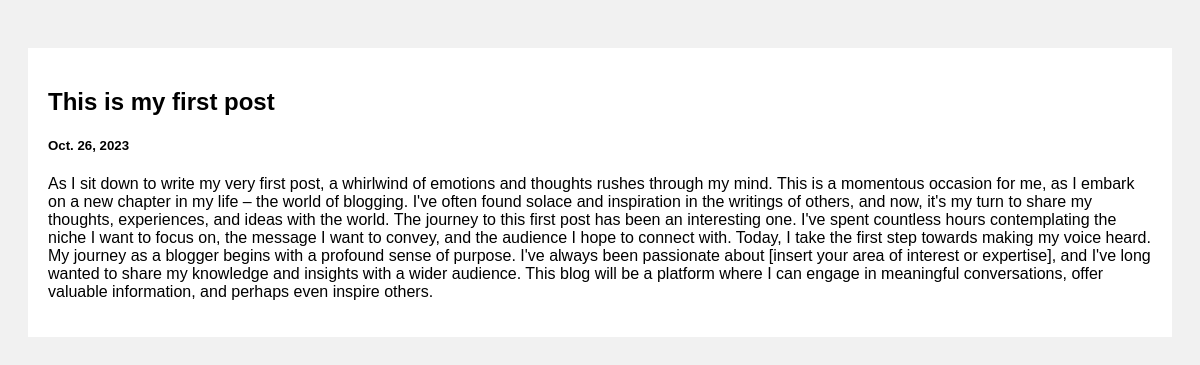
Page /post/This is my first post on the committed database.
### posts/models.py (models this page shows)
class posts(models.Model):
    title = models.CharField(max_length=50)
    date = models.DateField()
    body = models.CharField(max_length=1000)

### posts/views.py (the view)
# urls.py: path('post',include('posts.urls'))
def post(request,title):
    post = posts.objects.get(title=title)
    return render(request,'post.html',{'posts':post})

### templates/post.html (shortened to what this page needs)
<!DOCTYPE html>
<html>
<head>
</head>
<body>
<div class="row">
  <div class="leftcolumn">
    <div class="card">
        <h2>{{posts.title}}</h2>
        <h5>{{posts.date}}</h5>
        <p>{{posts.body}}</p>
    </div>
  </div>
</div>
</body>
</html>

### templates/post.html (style rules this page uses)
* { box-sizing: border-box; }
body { font-family: Arial; padding: 20px; background: #f1f1f1; }
.leftcolumn { float: left; width: 100%; }
.card { background-color: white; padding: 20px; margin-top: 20px; }
.row:after { content: ""; display: table; clear: both; }

### rows in the picture
posts: title "This is my first post", date "Oct. 26, 2023", body "As I sit down to write my very first post, a whirlwind of emotions and thoughts rushes through my mind. This is a momentous occasion for me, as I embark on a new chapter in my life – the world of blogging. I've often found solace and inspiration in the writings of others, and now, it's my turn to share my thoughts, experiences, and ideas with the world. The journey to this first post has been an interesting one. I've spent countless hours contemplating the niche I want to focus on, the message I want to convey, and the audience I hope to connect with. Today, I take the first step towards making my voice heard. My journey as a blogger begins with a profound sense of purpose. I've always been…"
